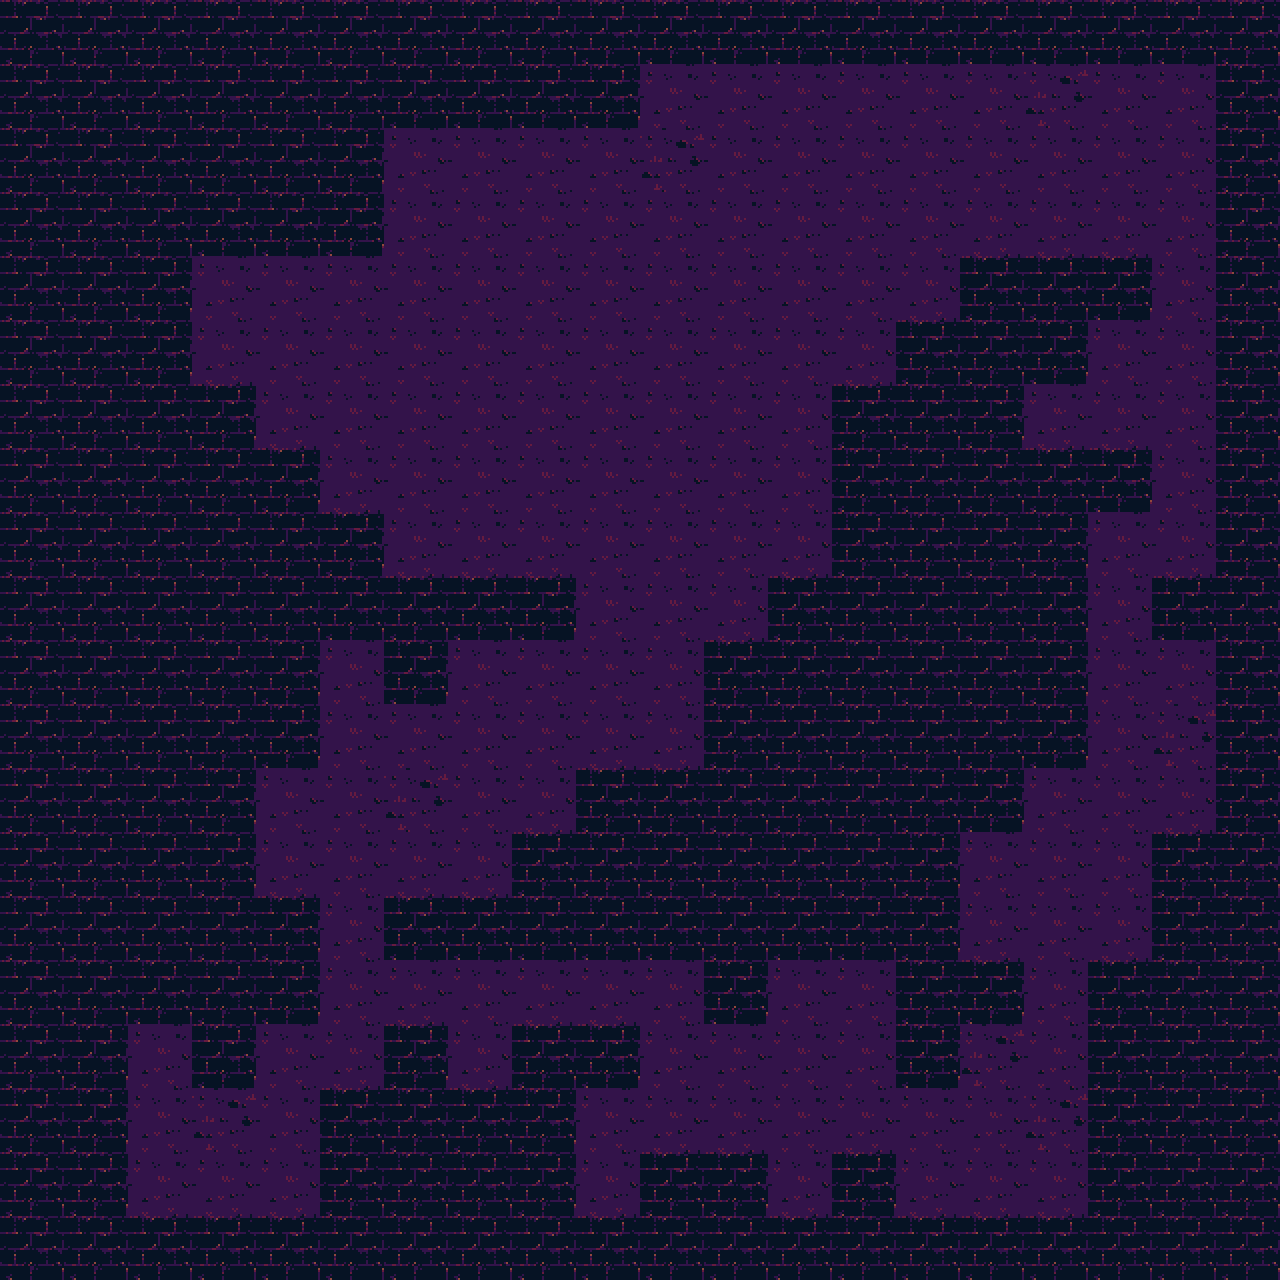

Below is a game level as drawn by its tile map, then a one-line description and the .tmx file that defines it, in full:
An orthogonal 20x20 tile map with 64x64 px tiles, 1 tile layer (Tile Layer 1).

<map version="1.0" orientation="orthogonal" renderorder="right-down" width="20" height="20" tilewidth="64" tileheight="64" nextobjectid="3">
 <tileset firstgid="1" name="t2" tilewidth="64" tileheight="64" tilecount="3">
  <image source="t2.png" width="192" height="64" />
  <tile id="0">
   <properties>
    <property name="blocked" value="true" />
   </properties>
  </tile>
  <tile id="1">
   <properties>
    <property name="blocked" value="false" />
   </properties>
  </tile>
  <tile id="2">
   <properties>
    <property name="blocked" value="false" />
   </properties>
  </tile>
 </tileset>
 <layer name="Tile Layer 1" width="20" height="20">
  <data encoding="csv">
1,1,1,1,1,1,1,1,1,1,1,1,1,1,1,1,1,1,1,1,
1,1,1,1,1,1,1,1,1,1,2,2,2,2,2,2,3,2,2,1,
1,1,1,1,1,1,2,2,2,2,3,2,2,2,2,2,2,2,2,1,
1,1,1,1,1,1,2,2,2,2,2,2,2,2,2,2,2,2,2,1,
1,1,1,2,2,2,2,2,2,2,2,2,2,2,2,1,1,1,2,1,
1,1,1,2,2,2,2,2,2,2,2,2,2,2,1,1,1,2,2,1,
1,1,1,1,2,2,2,2,2,2,2,2,2,1,1,1,2,2,2,1,
1,1,1,1,1,2,2,2,2,2,2,2,2,1,1,1,1,1,2,1,
1,1,1,1,1,1,2,2,2,2,2,2,2,1,1,1,1,2,2,1,
1,1,1,1,1,1,1,1,1,2,2,2,1,1,1,1,1,2,1,1,
1,1,1,1,1,2,1,2,2,2,2,1,1,1,1,1,1,2,2,1,
1,1,1,1,1,2,2,2,2,2,2,1,1,1,1,1,1,2,3,1,
1,1,1,1,2,2,3,2,2,1,1,1,1,1,1,1,2,2,2,1,
1,1,1,1,2,2,2,2,1,1,1,1,1,1,1,2,2,2,1,1,
1,1,1,1,1,2,1,1,1,1,1,1,1,1,1,2,2,2,1,1,
1,1,1,1,1,2,2,2,2,2,2,1,2,2,1,1,2,1,1,1,
1,1,2,1,2,2,1,2,1,1,2,2,2,2,1,3,2,1,1,1,
1,1,2,3,2,1,1,1,1,2,2,2,2,2,2,2,3,1,1,1,
1,1,2,2,2,1,1,1,1,2,1,1,2,1,2,2,2,1,1,1,
1,1,1,1,1,1,1,1,1,1,1,1,1,1,1,1,1,1,1,1
</data>
 </layer>
 <objectgroup name="spawns" />
</map>